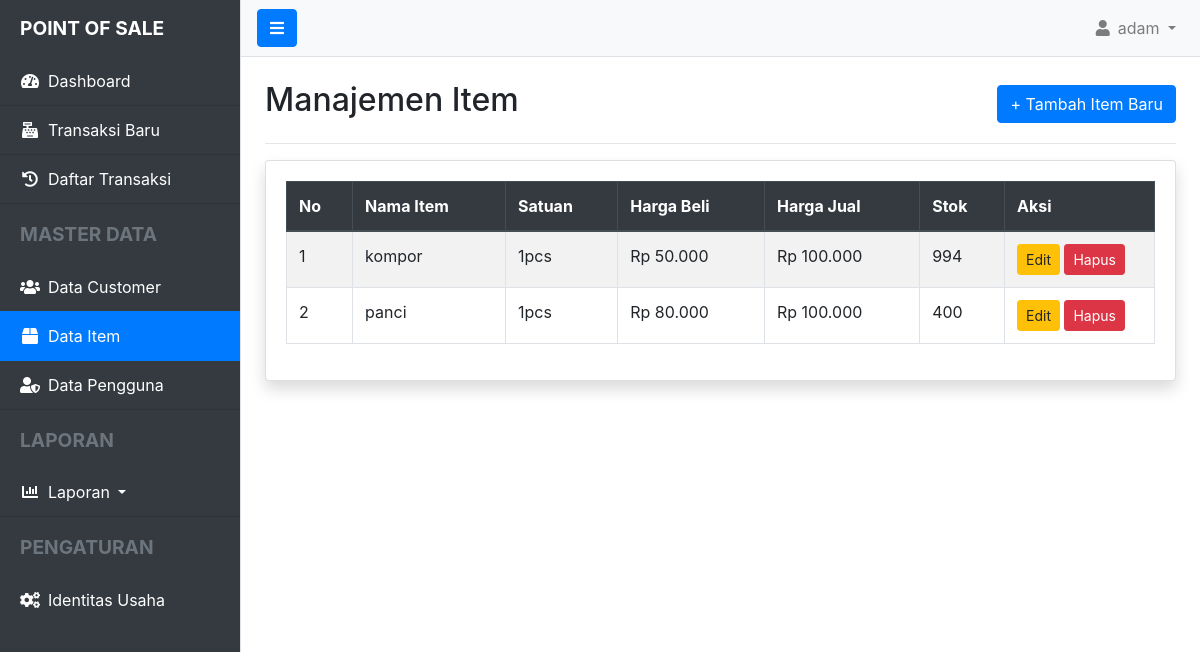
Screenshot of /index.php?controller=item (signed in) with the database file from the repository.
### tables this page shows
CREATE TABLE `items` (
  `id_item` bigint UNSIGNED NOT NULL,
  `nama_item` varchar(255) NOT NULL,
  `uom` varchar(50) NOT NULL,
  `harga_beli` decimal(15,2) DEFAULT '0.00',
  `harga_jual` decimal(15,2) NOT NULL,
  `stok` int NOT NULL DEFAULT '0'
);

### app/controllers/ItemController.php (called while the page is built, shortened)
<?php
require_once __DIR__ . '../../models/Item.php';
class ItemController {
    public function index() {
        $items = Item::all();
        require __DIR__ . '/../views/layout/header.php';
        require __DIR__ . '/../views/layout/sidebar.php';
        require __DIR__ . '/../views/item/index.php';
        require __DIR__ . '/../views/layout/footer.php';
    }
}

### index.php (called while the page is built, shortened)
<?php
require_once __DIR__ . '/routes.php';

### app/models/Item.php (called while the page is built, shortened)
<?php
class Item {
    public static function all() {
        $db = Database::getInstance();
        return $db->query("SELECT * FROM items ORDER BY nama_item ASC")->fetchAll();
    }
}

### app/views/item/index.php (the view)
<div class="d-flex justify-content-between align-items-center mb-3">
    <h2>Manajemen Item</h2>
    <a href="index.php?controller=item&action=create" class="btn btn-primary">
        + Tambah Item Baru
    </a>
</div>
<hr>
<div class="card shadow">
    <div class="card-body">
        <div class="table-responsive">
            <table class="table table-bordered table-striped">
                <thead class="thead-dark">
                    <tr>
                        <th>No</th>
                        <th>Nama Item</th>
                        <th>Satuan</th>
                        <th>Harga Beli</th>
                        <th>Harga Jual</th>
                        <th>Stok</th>
                        <th width="150px">Aksi</th>
                    </tr>
                </thead>
                <tbody>
                    <?php if (!empty($items)): ?>
                        <?php $no = 1; ?>
                        <?php foreach ($items as $item): ?>
                            <tr>
                                <td><?= $no++; ?></td>
                                <td><?= htmlspecialchars($item['nama_item']); ?></td>
                                <td><?= htmlspecialchars($item['uom']); ?></td>
                                <td>Rp <?= number_format($item['harga_beli'], 0, ',', '.'); ?></td>
                                <td>Rp <?= number_format($item['harga_jual'], 0, ',', '.'); ?></td>
                                <td><?= $item['stok']; ?></td>
                                <td>
                                    <a href="index.php?controller=item&action=edit&id=<?= $item['id_item']; ?>" class="btn btn-sm btn-warning">Edit</a>
                                    <a href="index.php?controller=item&action=delete&id=<?= $item['id_item']; ?>" class="btn btn-sm btn-danger" onclick="return confirm('Apakah Anda yakin ingin menghapus data ini?');">
                                        Hapus
                                    </a>
                                </td>
                            </tr>
                        <?php endforeach; ?>
                    <?php else: ?>
                        <tr>
                            <td colspan="6" class="text-center">Belum ada data item.</td>
                        </tr>
                    <?php endif; ?>
                </tbody>
            </table>
        </div>
    </div>
</div>

### app/views/layout/header.php (style rules this page uses)
body { overflow-x: hidden; }

### rows the page displays
items: nama_item "kompor", uom "1pcs", harga_beli "50.000", harga_jual "100.000", stok "994"
items: nama_item "panci", uom "1pcs", harga_beli "80.000", harga_jual "100.000", stok "400"

### other values shown
$_SESSION['username'] "adam"
